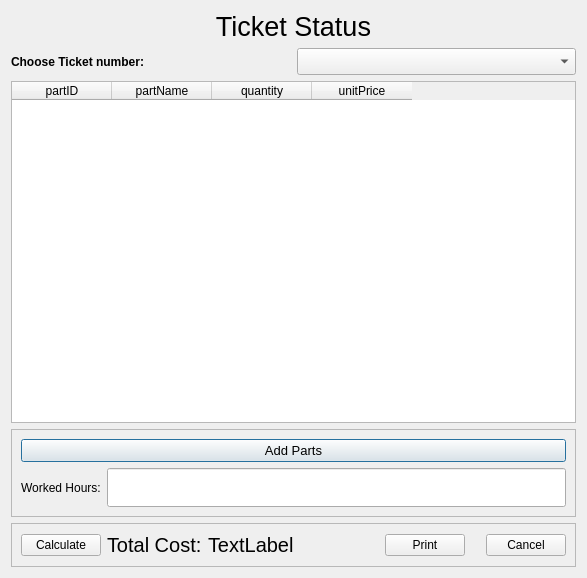
<?xml version="1.0" encoding="UTF-8"?>
<ui version="4.0">
 <class>ticketStatus</class>
 <widget class="QDialog" name="ticketStatus">
  <property name="geometry">
   <rect>
    <x>0</x>
    <y>0</y>
    <width>587</width>
    <height>578</height>
   </rect>
  </property>
  <property name="font">
   <font>
    <pointsize>20</pointsize>
   </font>
  </property>
  <property name="windowTitle">
   <string>Dialog</string>
  </property>
  <layout class="QVBoxLayout" name="verticalLayout_5">
   <item>
    <layout class="QVBoxLayout" name="verticalLayout_2">
     <item>
      <widget class="QLabel" name="label">
       <property name="text">
        <string>Ticket Status</string>
       </property>
       <property name="alignment">
        <set>Qt::AlignCenter</set>
       </property>
      </widget>
     </item>
     <item>
      <layout class="QVBoxLayout" name="verticalLayout">
       <item>
        <layout class="QHBoxLayout" name="horizontalLayout_5">
         <item>
          <widget class="QLabel" name="label_2">
           <property name="font">
            <font>
             <pointsize>9</pointsize>
             <bold>true</bold>
            </font>
           </property>
           <property name="text">
            <string>Choose Ticket number:</string>
           </property>
          </widget>
         </item>
         <item>
          <widget class="QComboBox" name="comboBoxTktid_tktStatus">
           <property name="font">
            <font>
             <pointsize>12</pointsize>
            </font>
           </property>
          </widget>
         </item>
        </layout>
       </item>
       <item>
        <widget class="QTableWidget" name="tableWidgetTktstatus">
         <property name="font">
          <font>
           <pointsize>9</pointsize>
          </font>
         </property>
         <property name="columnCount">
          <number>4</number>
         </property>
         <column>
          <property name="text">
           <string>partID</string>
          </property>
          <property name="font">
           <font>
            <family>Arial</family>
           </font>
          </property>
         </column>
         <column>
          <property name="text">
           <string>partName</string>
          </property>
         </column>
         <column>
          <property name="text">
           <string>quantity</string>
          </property>
         </column>
         <column>
          <property name="text">
           <string>unitPrice</string>
          </property>
         </column>
        </widget>
       </item>
      </layout>
     </item>
    </layout>
   </item>
   <item>
    <widget class="QFrame" name="frame_2">
     <property name="frameShape">
      <enum>QFrame::StyledPanel</enum>
     </property>
     <property name="frameShadow">
      <enum>QFrame::Raised</enum>
     </property>
     <layout class="QVBoxLayout" name="verticalLayout_4">
      <item>
       <layout class="QVBoxLayout" name="verticalLayout_3">
        <item>
         <widget class="QPushButton" name="addPartsbtn">
          <property name="baseSize">
           <size>
            <width>0</width>
            <height>0</height>
           </size>
          </property>
          <property name="font">
           <font>
            <pointsize>10</pointsize>
           </font>
          </property>
          <property name="text">
           <string>Add Parts</string>
          </property>
         </widget>
        </item>
        <item>
         <layout class="QHBoxLayout" name="horizontalLayout_4">
          <item>
           <widget class="QLabel" name="workHour">
            <property name="font">
             <font>
              <pointsize>9</pointsize>
             </font>
            </property>
            <property name="text">
             <string>Worked Hours:</string>
            </property>
           </widget>
          </item>
          <item>
           <widget class="QLineEdit" name="workHourInp"/>
          </item>
         </layout>
        </item>
       </layout>
      </item>
     </layout>
    </widget>
   </item>
   <item>
    <widget class="QFrame" name="frame">
     <property name="frameShape">
      <enum>QFrame::StyledPanel</enum>
     </property>
     <property name="frameShadow">
      <enum>QFrame::Raised</enum>
     </property>
     <layout class="QHBoxLayout" name="horizontalLayout">
      <item>
       <layout class="QHBoxLayout" name="horizontalLayout_3">
        <item>
         <widget class="QPushButton" name="calculateTotal">
          <property name="font">
           <font>
            <pointsize>9</pointsize>
           </font>
          </property>
          <property name="text">
           <string>Calculate</string>
          </property>
         </widget>
        </item>
        <item>
         <widget class="QLabel" name="label_7">
          <property name="font">
           <font>
            <pointsize>15</pointsize>
           </font>
          </property>
          <property name="text">
           <string>Total Cost:</string>
          </property>
         </widget>
        </item>
        <item>
         <widget class="QLabel" name="totalCostValue">
          <property name="font">
           <font>
            <pointsize>15</pointsize>
           </font>
          </property>
          <property name="text">
           <string>TextLabel</string>
          </property>
         </widget>
        </item>
        <item>
         <spacer name="horizontalSpacer">
          <property name="orientation">
           <enum>Qt::Horizontal</enum>
          </property>
          <property name="sizeHint" stdset="0">
           <size>
            <width>40</width>
            <height>20</height>
           </size>
          </property>
         </spacer>
        </item>
       </layout>
      </item>
      <item>
       <layout class="QHBoxLayout" name="horizontalLayout_2">
        <property name="spacing">
         <number>21</number>
        </property>
        <item>
         <widget class="QPushButton" name="printTktStatus">
          <property name="font">
           <font>
            <pointsize>9</pointsize>
           </font>
          </property>
          <property name="text">
           <string>Print</string>
          </property>
         </widget>
        </item>
        <item>
         <widget class="QPushButton" name="cancelTktstatus">
          <property name="font">
           <font>
            <pointsize>9</pointsize>
           </font>
          </property>
          <property name="text">
           <string>Cancel</string>
          </property>
         </widget>
        </item>
       </layout>
      </item>
     </layout>
    </widget>
   </item>
  </layout>
 </widget>
 <resources/>
 <connections/>
</ui>
